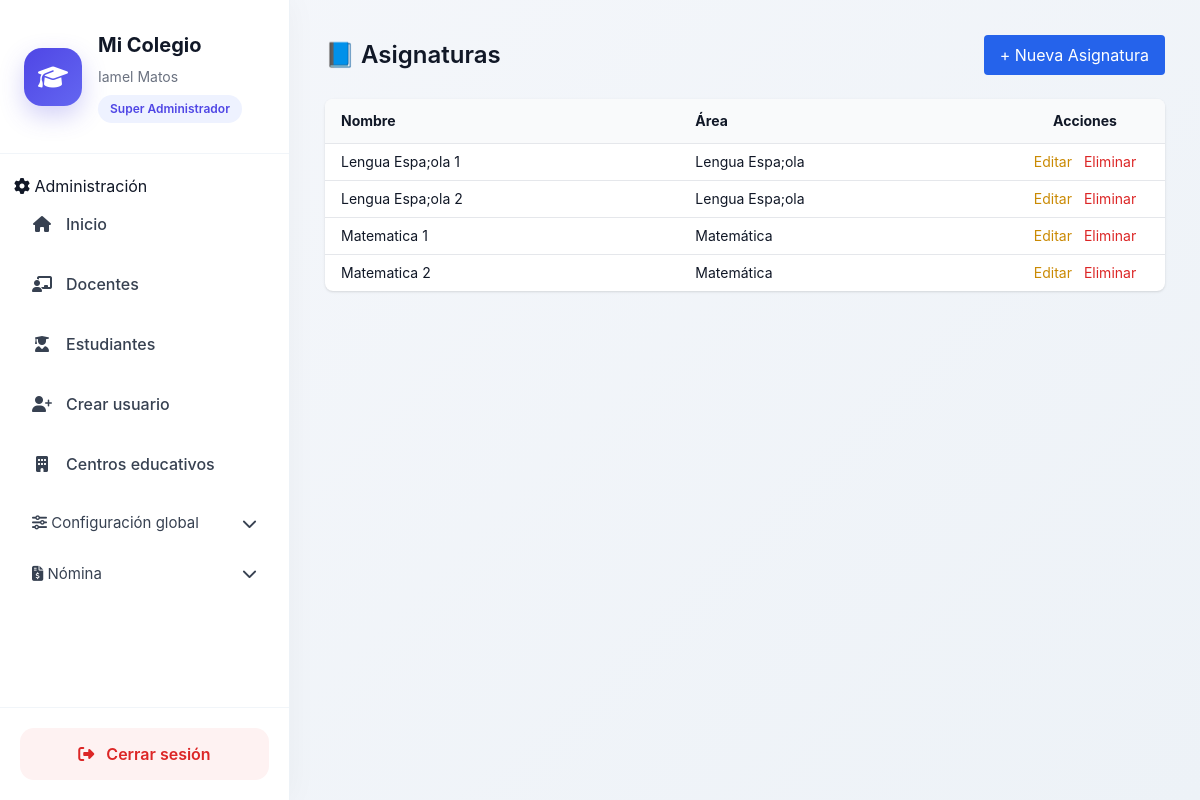
The page /academico/asignaturas/ (signed in) on the database its author committed.
### usuarios/models.py (models this page shows, shortened)
class Usuario(AbstractBaseUser, PermissionsMixin):
    ROLES = (
        ('superadmin', 'Super Administrador'),
        ('admin', 'Administrador'),
        ('secretaria', 'Secretaria'),
        ('docente', 'Docente'),
        ('estudiante', 'Estudiante'),
        ('director', 'Director'),
    )
    username = models.CharField(max_length=100, unique=True)
    email = models.EmailField(unique=True)
    first_name = models.CharField("Nombres", max_length=150)
    last_name = models.CharField("Apellidos", max_length=150)
    rol = models.CharField(
        max_length=20,
        choices=ROLES,
    )
    is_active = models.BooleanField(default=True)
    is_staff = models.BooleanField(default=False)
    fecha_creacion = models.DateTimeField(auto_now_add=True)
    objects = UsuarioManager()
    USERNAME_FIELD = "username"
    REQUIRED_FIELDS = ["email", "first_name", "last_name"]
    def get_full_name(self):
        return f"{self.first_name} {self.last_name}".strip()

### academico/models.py (models this page shows, shortened)
class Asignatura(models.Model):
    centro = models.ForeignKey('core.CentroEducativo', on_delete=models.CASCADE)
    area = models.ForeignKey(AreaCurricular, on_delete=models.PROTECT)
    nombre = models.CharField(max_length=150)

class AreaCurricular(models.Model):
    centro = models.ForeignKey('core.CentroEducativo', on_delete=models.CASCADE)
    nombre = models.CharField(max_length=150)

### academico/views.py (the view)
# urls.py: path('asignaturas/', views.asignatura_list, name='asignatura_list'),
@login_required
def asignatura_list(request):
    centro = get_centro_activo(request)
    asignaturas = Asignatura.objects.filter(
        centro=centro
    ).select_related('area')
    return render(request, 'academico/asignatura_list.html', {
        'asignaturas': asignaturas
    })

### academico/views.py (called while the page is built, shortened)
def get_centro_activo(request):
    user = request.user
    if not user.is_authenticated:
        return None
    if user.rol == 'superadmin':
        centro_id = request.session.get('centro_id')
        if not centro_id:
            return None
        return CentroEducativo.objects.filter(id=centro_id).first()

### core/context_processors.py (called while the page is built)
def configuracion_centro(request):
    centro_id = request.session.get('centro_id')
    configuracion = None
    if centro_id:
        try:
            configuracion = ConfiguracionCentro.objects.get(
                centro_id=centro_id
            )
        except ConfiguracionCentro.DoesNotExist:
            pass
    return {
        'configuracion': configuracion
    }

### academico/templates/academico/asignatura_list.html (shortened to what this page needs)
{% extends "home.html" %}
{% block content %}
<div class="max-w-7xl mx-auto">
    <div class="flex justify-between items-center mb-6">
        <h2 class="text-2xl font-semibold">
            📘 Asignaturas
        </h2>
        <a href="{% url 'asignatura_create' %}"
           class="bg-blue-600 text-white px-4 py-2 rounded hover:bg-blue-700">
            + Nueva Asignatura
        </a>
    </div>
    <div class="bg-white shadow rounded-lg overflow-hidden">
        <table class="w-full text-sm">
            <thead class="bg-gray-50 text-left">
                <tr>
                    <th class="px-4 py-3">Nombre</th>
                    <th class="px-4 py-3">Área</th>
                    <th class="px-4 py-3 text-center w-40">Acciones</th>
                </tr>
            </thead>
            <tbody>
                {% for asignatura in asignaturas %}
                <tr class="border-t hover:bg-gray-50">
                    <td class="px-4 py-2">{{ asignatura.nombre }}</td>
                    <td class="px-4 py-2">{{ asignatura.area.nombre }}</td>
                    <td class="px-4 py-2 text-center space-x-2">
                        <a href="{% url 'asignatura_update' asignatura.id %}"
                           class="text-yellow-600 hover:underline">
                            Editar
                        </a>
                        <button onclick="confirmDelete('{{ asignatura.id }}', '{{ asignatura.nombre }}')"
                                class="text-red-600 hover:underline">
                            Eliminar
                        </button>
                    </td>
                </tr>
                {% empty %}
                <tr>
                    <td colspan="3" class="px-4 py-6 text-center text-gray-500">
                        No hay asignaturas registradas
                    </td>
                </tr>
                {% endfor %}
            </tbody>
        </table>
    </div>
</div>
{% endblock %}

### core/templates/home.html (shortened to what this page needs)
<!DOCTYPE html>
<html lang="es">
  {% load static %}
  <head>
    <script src="https://cdn.tailwindcss.com"></script>
    <link rel="stylesheet" href="https://cdnjs.cloudflare.com/ajax/libs/font-awesome/6.5.0/css/all.min.css" />
    <link rel="stylesheet" href="{% static 'css/dashboard.css' %}" />
  </head>
  <body class="dashboard-body">
    <div class="dashboard-layout">
      <aside class="sidebar">
        <div class="sidebar-header">
          <div class="sidebar-logo">
            <i class="fas fa-graduation-cap"></i>
          </div>
          <div>
            <h1 class="sidebar-title">Mi Colegio</h1>
            <p class="sidebar-user">{{ request.user.get_full_name }}</p>
            <span class="sidebar-role">{{ request.user.get_rol_display }}</span>
          </div>
        </div>
        <nav class="sidebar-nav">
          {% if request.user.is_authenticated %}
            {% if request.user.rol == 'admin' or request.user.rol == 'superadmin' or request.user.is_superuser %}
              <div class="sidebar-section">
                <span>
                  <i class="fas fa-cog"></i>
                  Administración
                </span>
              </div>
              <a href="{% url 'core:home' %}" class="sidebar-link">
                <i class="fas fa-home"></i>
                <span>Inicio</span>
              </a>
              <a href="{% url 'docente_list' %}" class="sidebar-link">
                <i class="fas fa-chalkboard-teacher"></i>
                <span>Docentes</span>
              </a>
              <a href="{% url 'estudiante_list' %}" class="sidebar-link">
                <i class="fas fa-user-graduate"></i>
                <span>Estudiantes</span>
              </a>
              <a href="{% url 'usuarios:crear_miembro' %}" class="sidebar-link">
                <i class="fas fa-user-plus"></i>
                <span>Crear usuario</span>
              </a>
              <a href="{% url 'core:centro_list' %}" class="sidebar-link">
                <i class="fas fa-building"></i>
                <span>Centros educativos</span>
              </a>
              <button type="button" onclick="toggleMenu('menu-configuracion')" class="menu-toggle">
                <div>
                  <i class="fas fa-sliders"></i>
                  <span>Configuración global</span>
                </div>
                <i class="fas fa-chevron-down"></i>
              </button>
            {% endif %}
{% if configuracion and configuracion.modulo_nomina %}
<button type="button"
        onclick="toggleMenu('menu-nomina')"
        class="menu-toggle">
    <div>
        <i class="fas fa-file-invoice-dollar"></i>
        <span>Nómina</span>
    </div>
    <i class="fas fa-chevron-down"></i>
</button>
{% endif %}
          {% endif %}
        </nav>
        <div class="sidebar-footer">
          <a href="{% url 'usuarios:logout' %}" class="logout-btn">
            <i class="fas fa-sign-out-alt"></i>
            <span>Cerrar sesión</span>
          </a>
        </div>
      </aside>
      <main class="main-content">
        {% block content %}
        {% endblock %}
      </main>
    </div>
  </body>
</html>

### static/css/dashboard.css (style rules this page uses)
body.dashboard-body { margin: 0; background: linear-gradient( 135deg, #f5f7fb, #edf2f7 ); font-family: "Inter", sans-serif; color: #111827; }
.dashboard-layout { display: flex; min-height: 100vh; }
.sidebar { width: 290px; background: #ffffff; border-right: 1px solid #edf2f7; display: flex; flex-direction: column; justify-content: space-between; box-shadow: 0 0 30px rgba(0,0,0,.04); }
.sidebar-header { padding: 30px 24px; border-bottom: 1px solid #f1f5f9; display: flex; gap: 16px; align-items: center; }
.sidebar-logo { width: 58px; height: 58px; border-radius: 18px; background: linear-gradient( 135deg, #4f46e5, #6366f1 ); display: flex; align-items: center; justify-content: center; color: white; font-size: 24px; box-shadow: 0 10px 25px rgba(79,70,229,.25); }
.sidebar-title { font-size: 20px; font-weight: 700; margin: 0; }
.sidebar-user { margin-top: 6px; font-size: 14px; color: #6b7280; }
.sidebar-role { display: inline-block; margin-top: 8px; background: #eef2ff; color: #4f46e5; padding: 5px 12px; border-radius: 999px; font-size: 12px; font-weight: 600; }
.sidebar-nav { padding: 20px 14px; flex: 1; overflow-y: auto; }
.sidebar-link { display: flex; align-items: center; gap: 14px; padding: 14px 18px; border-radius: 14px; text-decoration: none; color: #374151; margin-bottom: 8px; transition: all .25s ease; font-weight: 500; }
.sidebar-link i { width: 20px; text-align: center; }
.menu-toggle { width: 100%; border: none; background: transparent; display: flex; justify-content: space-between; align-items: center; padding: 14px 18px; border-radius: 14px; cursor: pointer; color: #374151; font-size: 15px; transition: all .25s ease; }
.sidebar-footer { padding: 20px; border-top: 1px solid #f1f5f9; }
.logout-btn { display: flex; align-items: center; justify-content: center; gap: 12px; background: #fef2f2; color: #dc2626; text-decoration: none; padding: 14px; border-radius: 14px; font-weight: 600; transition: all .25s ease; }
.main-content { flex: 1; padding: 35px; overflow-y: auto; }

### rows shown on the page
Usuario: user.get_full_name "Iamel Matos", user.rol "Super Administrador"
Asignatura: nombre "Lengua Espa;ola 1", area.nombre "Lengua Espa;ola"
Asignatura: nombre "Lengua Espa;ola 2", area.nombre "Lengua Espa;ola"
Asignatura: nombre "Matematica 1", area.nombre "Matemática"
Asignatura: nombre "Matematica 2", area.nombre "Matemática"
